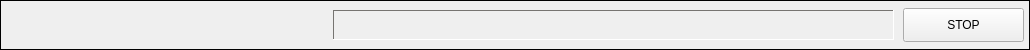
  <widget class="QFrame" name="frame_2" >
   <property name="geometry" >
    <rect>
     <x>10</x>
     <y>665</y>
     <width>1030</width>
     <height>50</height>
    </rect>
   </property>
   <property name="minimumSize" >
    <size>
     <width>1030</width>
     <height>16</height>
    </size>
   </property>
   <property name="maximumSize" >
    <size>
     <width>250</width>
     <height>16777215</height>
    </size>
   </property>
   <property name="frameShape" >
    <enum>QFrame::Box</enum>
   </property>
   <property name="frameShadow" >
    <enum>QFrame::Plain</enum>
   </property>
   <widget class="CALabel" name="caLabel_97" >
    <property name="geometry" >
     <rect>
      <x>333</x>
      <y>10</y>
      <width>561</width>
      <height>30</height>
     </rect>
    </property>
    <property name="minimumSize" >
     <size>
      <width>0</width>
      <height>0</height>
     </size>
    </property>
    <property name="palette" >
     <palette>
      <active>
       <colorrole role="WindowText" >
        <brush brushstyle="SolidPattern" >
         <color alpha="255" >
          <red>0</red>
          <green>0</green>
          <blue>0</blue>
         </color>
        </brush>
       </colorrole>
       <colorrole role="Button" >
        <brush brushstyle="SolidPattern" >
         <color alpha="255" >
          <red>237</red>
          <green>233</green>
          <blue>227</blue>
         </color>
        </brush>
       </colorrole>
       <colorrole role="Light" >
        <brush brushstyle="SolidPattern" >
         <color alpha="255" >
          <red>255</red>
          <green>255</green>
          <blue>255</blue>
         </color>
        </brush>
       </colorrole>
       <colorrole role="Midlight" >
        <brush brushstyle="SolidPattern" >
         <color alpha="255" >
          <red>246</red>
          <green>244</green>
          <blue>241</blue>
         </color>
        </brush>
       </colorrole>
       <colorrole role="Dark" >
        <brush brushstyle="SolidPattern" >
         <color alpha="255" >
          <red>118</red>
          <green>116</green>
          <blue>113</blue>
         </color>
        </brush>
       </colorrole>
       <colorrole role="Mid" >
        <brush brushstyle="SolidPattern" >
         <color alpha="255" >
          <red>158</red>
          <green>155</green>
          <blue>151</blue>
         </color>
        </brush>
       </colorrole>
       <colorrole role="Text" >
        <brush brushstyle="SolidPattern" >
         <color alpha="255" >
          <red>0</red>
          <green>0</green>
          <blue>0</blue>
         </color>
        </brush>
       </colorrole>
       <colorrole role="BrightText" >
        <brush brushstyle="SolidPattern" >
         <color alpha="255" >
          <red>255</red>
          <green>255</green>
          <blue>255</blue>
         </color>
        </brush>
       </colorrole>
       <colorrole role="ButtonText" >
        <brush brushstyle="SolidPattern" >
         <color alpha="255" >
          <red>0</red>
          <green>0</green>
          <blue>0</blue>
         </color>
        </brush>
       </colorrole>
       <colorrole role="Base" >
        <brush brushstyle="SolidPattern" >
         <color alpha="255" >
          <red>255</red>
          <green>255</green>
          <blue>255</blue>
         </color>
        </brush>
       </colorrole>
       <colorrole role="Window" >
        <brush brushstyle="SolidPattern" >
         <color alpha="255" >
          <red>237</red>
          <green>233</green>
          <blue>227</blue>
         </color>
        </brush>
       </colorrole>
       <colorrole role="Shadow" >
        <brush brushstyle="SolidPattern" >
         <color alpha="255" >
          <red>0</red>
          <green>0</green>
          <blue>0</blue>
         </color>
        </brush>
       </colorrole>
       <colorrole role="AlternateBase" >
        <brush brushstyle="SolidPattern" >
         <color alpha="255" >
          <red>246</red>
          <green>244</green>
          <blue>241</blue>
         </color>
        </brush>
       </colorrole>
      </active>
      <inactive>
       <colorrole role="WindowText" >
        <brush brushstyle="SolidPattern" >
         <color alpha="255" >
          <red>0</red>
          <green>0</green>
          <blue>0</blue>
         </color>
        </brush>
       </colorrole>
       <colorrole role="Button" >
        <brush brushstyle="SolidPattern" >
         <color alpha="255" >
          <red>237</red>
          <green>233</green>
          <blue>227</blue>
         </color>
        </brush>
       </colorrole>
       <colorrole role="Light" >
        <brush brushstyle="SolidPattern" >
         <color alpha="255" >
          <red>255</red>
          <green>255</green>
          <blue>255</blue>
         </color>
        </brush>
       </colorrole>
       <colorrole role="Midlight" >
        <brush brushstyle="SolidPattern" >
         <color alpha="255" >
          <red>246</red>
          <green>244</green>
          <blue>241</blue>
         </color>
        </brush>
       </colorrole>
       <colorrole role="Dark" >
        <brush brushstyle="SolidPattern" >
         <color alpha="255" >
          <red>118</red>
          <green>116</green>
          <blue>113</blue>
         </color>
        </brush>
       </colorrole>
       <colorrole role="Mid" >
        <brush brushstyle="SolidPattern" >
         <color alpha="255" >
          <red>158</red>
          <green>155</green>
          <blue>151</blue>
         </color>
        </brush>
       </colorrole>
       <colorrole role="Text" >
        <brush brushstyle="SolidPattern" >
         <color alpha="255" >
          <red>0</red>
          <green>0</green>
          <blue>0</blue>
         </color>
        </brush>
       </colorrole>
       <colorrole role="BrightText" >
        <brush brushstyle="SolidPattern" >
         <color alpha="255" >
          <red>255</red>
          <green>255</green>
          <blue>255</blue>
         </color>
        </brush>
       </colorrole>
       <colorrole role="ButtonText" >
        <brush brushstyle="SolidPattern" >
         <color alpha="255" >
          <red>0</red>
          <green>0</green>
          <blue>0</blue>
         </color>
        </brush>
       </colorrole>
       <colorrole role="Base" >
        <brush brushstyle="SolidPattern" >
         <color alpha="255" >
          <red>255</red>
          <green>255</green>
          <blue>255</blue>
         </color>
        </brush>
       </colorrole>
       <colorrole role="Window" >
        <brush brushstyle="SolidPattern" >
         <color alpha="255" >
          <red>237</red>
          <green>233</green>
          <blue>227</blue>
         </color>
        </brush>
       </colorrole>
       <colorrole role="Shadow" >
        <brush brushstyle="SolidPattern" >
         <color alpha="255" >
          <red>0</red>
          <green>0</green>
          <blue>0</blue>
         </color>
        </brush>
       </colorrole>
       <colorrole role="AlternateBase" >
        <brush brushstyle="SolidPattern" >
         <color alpha="255" >
          <red>246</red>
          <green>244</green>
          <blue>241</blue>
         </color>
        </brush>
       </colorrole>
      </inactive>
      <disabled>
       <colorrole role="WindowText" >
        <brush brushstyle="SolidPattern" >
         <color alpha="255" >
          <red>118</red>
          <green>116</green>
          <blue>113</blue>
         </color>
        </brush>
       </colorrole>
       <colorrole role="Button" >
        <brush brushstyle="SolidPattern" >
         <color alpha="255" >
          <red>237</red>
          <green>233</green>
          <blue>227</blue>
         </color>
        </brush>
       </colorrole>
       <colorrole role="Light" >
        <brush brushstyle="SolidPattern" >
         <color alpha="255" >
          <red>255</red>
          <green>255</green>
          <blue>255</blue>
         </color>
        </brush>
       </colorrole>
       <colorrole role="Midlight" >
        <brush brushstyle="SolidPattern" >
         <color alpha="255" >
          <red>246</red>
          <green>244</green>
          <blue>241</blue>
         </color>
        </brush>
       </colorrole>
       <colorrole role="Dark" >
        <brush brushstyle="SolidPattern" >
         <color alpha="255" >
          <red>118</red>
          <green>116</green>
          <blue>113</blue>
         </color>
        </brush>
       </colorrole>
       <colorrole role="Mid" >
        <brush brushstyle="SolidPattern" >
         <color alpha="255" >
          <red>158</red>
          <green>155</green>
          <blue>151</blue>
         </color>
        </brush>
       </colorrole>
       <colorrole role="Text" >
        <brush brushstyle="SolidPattern" >
         <color alpha="255" >
          <red>118</red>
          <green>116</green>
          <blue>113</blue>
         </color>
        </brush>
       </colorrole>
       <colorrole role="BrightText" >
        <brush brushstyle="SolidPattern" >
         <color alpha="255" >
          <red>255</red>
          <green>255</green>
          <blue>255</blue>
         </color>
        </brush>
       </colorrole>
       <colorrole role="ButtonText" >
        <brush brushstyle="SolidPattern" >
         <color alpha="255" >
          <red>118</red>
          <green>116</green>
          <blue>113</blue>
         </color>
        </brush>
       </colorrole>
       <colorrole role="Base" >
        <brush brushstyle="SolidPattern" >
         <color alpha="255" >
          <red>237</red>
          <green>233</green>
          <blue>227</blue>
         </color>
        </brush>
       </colorrole>
       <colorrole role="Window" >
        <brush brushstyle="SolidPattern" >
         <color alpha="255" >
          <red>237</red>
          <green>233</green>
          <blue>227</blue>
         </color>
        </brush>
       </colorrole>
       <colorrole role="Shadow" >
        <brush brushstyle="SolidPattern" >
         <color alpha="255" >
          <red>0</red>
          <green>0</green>
          <blue>0</blue>
         </color>
        </brush>
       </colorrole>
       <colorrole role="AlternateBase" >
        <brush brushstyle="SolidPattern" >
         <color alpha="255" >
          <red>237</red>
          <green>233</green>
          <blue>227</blue>
         </color>
        </brush>
       </colorrole>
      </disabled>
     </palette>
    </property>
    <property name="autoFillBackground" >
     <bool>false</bool>
    </property>
    <property name="frameShape" >
     <enum>QFrame::Panel</enum>
    </property>
    <property name="frameShadow" >
     <enum>QFrame::Sunken</enum>
    </property>
    <property name="pvname" >
     <string>NB1_LODAQ_ERROR_STRING</string>
    </property>
    <property name="dbrequest" stdset="0" >
     <enum>CALabel::DBRGSTR</enum>
    </property>
   </widget>
   <widget class="CALabel" name="s1_14" >
    <property name="geometry" >
     <rect>
      <x>157</x>
      <y>10</y>
      <width>171</width>
      <height>30</height>
     </rect>
    </property>
    <property name="minimumSize" >
     <size>
      <width>120</width>
      <height>30</height>
     </size>
    </property>
    <property name="maximumSize" >
     <size>
      <width>16777215</width>
      <height>50</height>
     </size>
    </property>
    <property name="palette" >
     <palette>
      <active>
       <colorrole role="WindowText" >
        <brush brushstyle="SolidPattern" >
         <color alpha="255" >
          <red>0</red>
          <green>0</green>
          <blue>0</blue>
         </color>
        </brush>
       </colorrole>
      </active>
      <inactive>
       <colorrole role="WindowText" >
        <brush brushstyle="SolidPattern" >
         <color alpha="255" >
          <red>0</red>
          <green>0</green>
          <blue>0</blue>
         </color>
        </brush>
       </colorrole>
      </inactive>
      <disabled>
       <colorrole role="WindowText" >
        <brush brushstyle="SolidPattern" >
         <color alpha="255" >
          <red>115</red>
          <green>115</green>
          <blue>115</blue>
         </color>
        </brush>
       </colorrole>
      </disabled>
     </palette>
    </property>
    <property name="font" >
     <font>
      <pointsize>12</pointsize>
      <weight>75</weight>
      <bold>true</bold>
     </font>
    </property>
    <property name="autoFillBackground" >
     <bool>true</bool>
    </property>
    <property name="alignment" >
     <set>Qt::AlignCenter</set>
    </property>
    <property name="wordWrap" >
     <bool>true</bool>
    </property>
    <property name="indent" >
     <number>5</number>
    </property>
    <property name="pvname" >
     <string>NB1_LODAQ_STATUS</string>
    </property>
    <property name="dmode" stdset="0" >
     <enum>CALabel::Choice</enum>
    </property>
    <property name="cmode" stdset="0" >
     <enum>CALabel::Alarm</enum>
    </property>
    <property name="ttdmode" stdset="0" >
     <enum>CALabel::Show</enum>
    </property>
    <property name="dbrequest" stdset="0" >
     <enum>CALabel::DBRGSTR</enum>
    </property>
    <property name="messages" stdset="0" >
     <stringlist/>
    </property>
   </widget>
   <widget class="QWidget" name="layoutWidget" >
    <property name="geometry" >
     <rect>
      <x>10</x>
      <y>10</y>
      <width>141</width>
      <height>32</height>
     </rect>
    </property>
    <layout class="QHBoxLayout" >
     <property name="spacing" >
      <number>0</number>
     </property>
     <item>
      <widget class="CAImageMbbi" name="s1_8" >
       <property name="minimumSize" >
        <size>
         <width>20</width>
         <height>20</height>
        </size>
       </property>
       <property name="maximumSize" >
        <size>
         <width>40</width>
         <height>30</height>
        </size>
       </property>
       <property name="layoutDirection" >
        <enum>Qt::LeftToRight</enum>
       </property>
       <property name="pvname" >
        <string>NB1_LODAQ_STATUS</string>
       </property>
       <property name="dmode" stdset="0" >
        <enum>CAImageMbbi::TrueFalse</enum>
       </property>
       <property name="falsepxm" stdset="0" >
        <pixmap resource="../bin/application.qrc" >:/images/NBI_MC_rect_off.png</pixmap>
       </property>
       <property name="truepxm" stdset="0" >
        <pixmap resource="../bin/application.qrc" >:/images/NBI_MC_rect_on.png</pixmap>
       </property>
       <property name="index" >
        <number>1</number>
       </property>
      </widget>
     </item>
     <item>
      <widget class="CAImageMbbi" name="s1_9" >
       <property name="minimumSize" >
        <size>
         <width>20</width>
         <height>20</height>
        </size>
       </property>
       <property name="maximumSize" >
        <size>
         <width>40</width>
         <height>30</height>
        </size>
       </property>
       <property name="layoutDirection" >
        <enum>Qt::LeftToRight</enum>
       </property>
       <property name="pvname" >
        <string>NB1_LODAQ_STATUS</string>
       </property>
       <property name="dmode" stdset="0" >
        <enum>CAImageMbbi::TrueFalse</enum>
       </property>
       <property name="falsepxm" stdset="0" >
        <pixmap resource="../bin/application.qrc" >:/images/NBI_MC_rect_off.png</pixmap>
       </property>
       <property name="truepxm" stdset="0" >
        <pixmap resource="../bin/application.qrc" >:/images/NBI_MC_rect_on.png</pixmap>
       </property>
       <property name="index" >
        <number>2</number>
       </property>
      </widget>
     </item>
     <item>
      <widget class="CAImageMbbi" name="s1_10" >
       <property name="minimumSize" >
        <size>
         <width>20</width>
         <height>20</height>
        </size>
       </property>
       <property name="maximumSize" >
        <size>
         <width>40</width>
         <height>30</height>
        </size>
       </property>
       <property name="layoutDirection" >
        <enum>Qt::LeftToRight</enum>
       </property>
       <property name="pvname" >
        <string>NB1_LODAQ_STATUS</string>
       </property>
       <property name="dmode" stdset="0" >
        <enum>CAImageMbbi::TrueFalse</enum>
       </property>
       <property name="falsepxm" stdset="0" >
        <pixmap resource="../bin/application.qrc" >:/images/NBI_MC_rect_off.png</pixmap>
       </property>
       <property name="truepxm" stdset="0" >
        <pixmap resource="../bin/application.qrc" >:/images/NBI_MC_rect_on.png</pixmap>
       </property>
       <property name="index" >
        <number>3</number>
       </property>
      </widget>
     </item>
     <item>
      <widget class="CAImageMbbi" name="s1_11" >
       <property name="minimumSize" >
        <size>
         <width>20</width>
         <height>20</height>
        </size>
       </property>
       <property name="maximumSize" >
        <size>
         <width>40</width>
         <height>30</height>
        </size>
       </property>
       <property name="layoutDirection" >
        <enum>Qt::LeftToRight</enum>
       </property>
       <property name="pvname" >
        <string>NB1_LODAQ_STATUS</string>
       </property>
       <property name="dmode" stdset="0" >
        <enum>CAImageMbbi::TrueFalse</enum>
       </property>
       <property name="falsepxm" stdset="0" >
        <pixmap resource="../bin/application.qrc" >:/images/NBI_MC_rect_off.png</pixmap>
       </property>
       <property name="truepxm" stdset="0" >
        <pixmap resource="../bin/application.qrc" >:/images/NBI_MC_rect_on.png</pixmap>
       </property>
       <property name="index" >
        <number>4</number>
       </property>
      </widget>
     </item>
     <item>
      <widget class="CAImageMbbi" name="s1_12" >
       <property name="minimumSize" >
        <size>
         <width>20</width>
         <height>20</height>
        </size>
       </property>
       <property name="maximumSize" >
        <size>
         <width>40</width>
         <height>30</height>
        </size>
       </property>
       <property name="layoutDirection" >
        <enum>Qt::LeftToRight</enum>
       </property>
       <property name="pvname" >
        <string>NB1_LODAQ_STATUS</string>
       </property>
       <property name="dmode" stdset="0" >
        <enum>CAImageMbbi::TrueFalse</enum>
       </property>
       <property name="falsepxm" stdset="0" >
        <pixmap resource="../bin/application.qrc" >:/images/NBI_MC_rect_off.png</pixmap>
       </property>
       <property name="truepxm" stdset="0" >
        <pixmap resource="../bin/application.qrc" >:/images/NBI_MC_rect_on.png</pixmap>
       </property>
       <property name="index" >
        <number>5</number>
       </property>
      </widget>
     </item>
     <item>
      <widget class="CAImageMbbi" name="s1_13" >
       <property name="minimumSize" >
        <size>
         <width>20</width>
         <height>20</height>
        </size>
       </property>
       <property name="maximumSize" >
        <size>
         <width>40</width>
         <height>30</height>
        </size>
       </property>
       <property name="layoutDirection" >
        <enum>Qt::LeftToRight</enum>
       </property>
       <property name="pvname" >
        <string>NB1_LODAQ_STATUS</string>
       </property>
       <property name="dmode" stdset="0" >
        <enum>CAImageMbbi::TrueFalse</enum>
       </property>
       <property name="falsepxm" stdset="0" >
        <pixmap resource="../bin/application.qrc" >:/images/NBI_MC_rect_off.png</pixmap>
       </property>
       <property name="truepxm" stdset="0" >
        <pixmap resource="../bin/application.qrc" >:/images/NBI_MC_rect_on.png</pixmap>
       </property>
       <property name="index" >
        <number>6</number>
       </property>
      </widget>
     </item>
    </layout>
   </widget>
   <widget class="CAPushButton" name="caPushButton_3" >
    <property name="geometry" >
     <rect>
      <x>903</x>
      <y>8</y>
      <width>121</width>
      <height>34</height>
     </rect>
    </property>
    <property name="toolTip" >
     <string>Stops DAQ</string>
    </property>
    <property name="text" >
     <string>STOP</string>
    </property>
    <property name="checkable" >
     <bool>false</bool>
    </property>
    <property name="checked" >
     <bool>false</bool>
    </property>
    <property name="buttonType" >
     <enum>CAPushButton::TrueButton</enum>
    </property>
    <property name="pvname" >
     <string>NB1_LODAQ_DAQ_STOP</string>
    </property>
    <property name="truelabel" >
     <string>STOP</string>
    </property>
    <property name="falselabel" >
     <string>STOP</string>
    </property>
   </widget>
  </widget>
